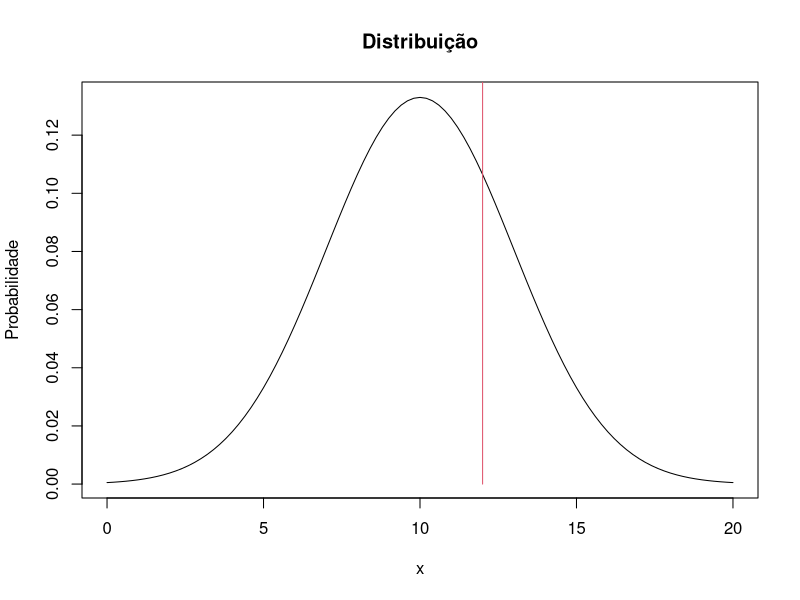

Write R code to recreate this figure.
# TAREFA 2 G2 - DANIEL STULBERG HUF

# Uma empresa, que usa turbinas eólicas instaladas no quintal de residências para produzir energia, coletou
# dados referentes a distância em metros das turbinas à rede elétrica existente nas imediações das casas. 
# Sabe-se que a distância da população de turbinas segue uma distribuição normal com média 10 e desvio padrão 3.
# Para o exposto:

# a) Calcule e exiba, sem utilizar simulação, a probabilidade de se encontrar, a partir de uma seleção
# aleatória, uma turbina cuja distância da rede elétrica seja maior que 12 metros. 

print(1 - pnorm (12, 10, 3))

# b) Calcule e exiba, utilizando simulação, a probabilidade de se encontrar, a partir de uma seleção
# aleatória, uma turbina cuja distância da rede elétrica seja maior que 12 metros. 

nsamples <- 50000;
dist_maior_12 <- 0
for (i in 1:nsamples) {
  dist <- rnorm(1, 10, 3) # uso de rnorm com media=10 e dp=3 e pegando uma observação
  if (dist > 12) {
    dist_maior_12 <- dist_maior_12 + 1
  }
}
prob_maior_12 <- dist_maior_12 / nsamples
print(prob_maior_12)

# c) Plote a curva normal e, sobre esta, o limite de 12 metros.

curve(dnorm(x, 10, 3),
      0, 20, #limites do gráfico
      main = "Distribuição",
      ylab = "Probabilidade")
lines(c (12, 12), 
      c (0, 0.15),
      col = 2) #cor vermelha

# d) Calcule e exiba o valor da distância para o qual a probabilidade de se encontrarem valores menores
# que o desse seja 80%. 

print(qnorm(0.8, 10, 3))

# e) Ao selecionar aleatoriamente 4 turbinas qual a probabilidade de que apenas uma esteja á mais de 11
# metros da rede elétrica?

# Considerando que as distâncias de cada turbina à rede elétrica são eventos independentes:
prob_mais_11 <- 1 - pnorm (11, 10, 3)
dbinom(1, 4, prob_mais_11) 